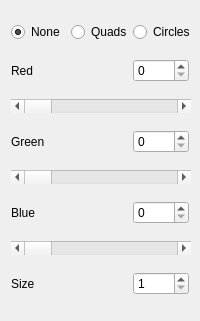
              <widget class="QWidget" name="page_3">
               <property name="geometry">
                <rect>
                 <x>0</x>
                 <y>0</y>
                 <width>200</width>
                 <height>321</height>
                </rect>
               </property>
               <property name="minimumSize">
                <size>
                 <width>200</width>
                 <height>0</height>
                </size>
               </property>
               <property name="maximumSize">
                <size>
                 <width>200</width>
                 <height>16777215</height>
                </size>
               </property>
               <attribute name="label">
                <string>Vertexes</string>
               </attribute>
               <layout class="QGridLayout" name="gridLayout_9">
                <item row="0" column="1">
                 <widget class="QRadioButton" name="radioButton_quads">
                  <property name="styleSheet">
                   <string notr="true"/>
                  </property>
                  <property name="text">
                   <string>Quads</string>
                  </property>
                  <property name="checked">
                   <bool>false</bool>
                  </property>
                 </widget>
                </item>
                <item row="4" column="0" colspan="3">
                 <widget class="QScrollBar" name="horizontalScrollBar_vertexes_G">
                  <property name="minimumSize">
                   <size>
                    <width>180</width>
                    <height>0</height>
                   </size>
                  </property>
                  <property name="maximumSize">
                   <size>
                    <width>180</width>
                    <height>16777215</height>
                   </size>
                  </property>
                  <property name="minimum">
                   <number>0</number>
                  </property>
                  <property name="maximum">
                   <number>255</number>
                  </property>
                  <property name="pageStep">
                   <number>1</number>
                  </property>
                  <property name="orientation">
                   <enum>Qt::Horizontal</enum>
                  </property>
                 </widget>
                </item>
                <item row="3" column="0">
                 <widget class="QLabel" name="label_30">
                  <property name="text">
                   <string>Green</string>
                  </property>
                 </widget>
                </item>
                <item row="0" column="0">
                 <widget class="QRadioButton" name="radioButton_norm">
                  <property name="text">
                   <string>None</string>
                  </property>
                  <property name="checked">
                   <bool>true</bool>
                  </property>
                 </widget>
                </item>
                <item row="1" column="0">
                 <widget class="QLabel" name="label_31">
                  <property name="text">
                   <string>Red</string>
                  </property>
                 </widget>
                </item>
                <item row="5" column="0">
                 <widget class="QLabel" name="label_32">
                  <property name="text">
                   <string>Blue</string>
                  </property>
                 </widget>
                </item>
                <item row="7" column="0">
                 <widget class="QLabel" name="label_49">
                  <property name="text">
                   <string>Size</string>
                  </property>
                 </widget>
                </item>
                <item row="6" column="0" colspan="3">
                 <widget class="QScrollBar" name="horizontalScrollBar_vertexes_B">
                  <property name="minimumSize">
                   <size>
                    <width>180</width>
                    <height>0</height>
                   </size>
                  </property>
                  <property name="maximumSize">
                   <size>
                    <width>180</width>
                    <height>16777215</height>
                   </size>
                  </property>
                  <property name="minimum">
                   <number>0</number>
                  </property>
                  <property name="maximum">
                   <number>255</number>
                  </property>
                  <property name="pageStep">
                   <number>1</number>
                  </property>
                  <property name="orientation">
                   <enum>Qt::Horizontal</enum>
                  </property>
                 </widget>
                </item>
                <item row="0" column="2">
                 <widget class="QRadioButton" name="radioButton_circles">
                  <property name="text">
                   <string>Circles</string>
                  </property>
                  <property name="checked">
                   <bool>false</bool>
                  </property>
                 </widget>
                </item>
                <item row="2" column="0" colspan="3">
                 <widget class="QScrollBar" name="horizontalScrollBar_vertexes_R">
                  <property name="minimumSize">
                   <size>
                    <width>180</width>
                    <height>0</height>
                   </size>
                  </property>
                  <property name="maximumSize">
                   <size>
                    <width>180</width>
                    <height>16777215</height>
                   </size>
                  </property>
                  <property name="minimum">
                   <number>0</number>
                  </property>
                  <property name="maximum">
                   <number>255</number>
                  </property>
                  <property name="pageStep">
                   <number>1</number>
                  </property>
                  <property name="orientation">
                   <enum>Qt::Horizontal</enum>
                  </property>
                 </widget>
                </item>
                <item row="1" column="2">
                 <widget class="QSpinBox" name="spinBox_vertexes_R">
                  <property name="maximum">
                   <number>255</number>
                  </property>
                 </widget>
                </item>
                <item row="3" column="2">
                 <widget class="QSpinBox" name="spinBox_vertexes_G">
                  <property name="maximum">
                   <number>255</number>
                  </property>
                 </widget>
                </item>
                <item row="5" column="2">
                 <widget class="QSpinBox" name="spinBox_vertexes_B">
                  <property name="maximum">
                   <number>255</number>
                  </property>
                 </widget>
                </item>
                <item row="7" column="2">
                 <widget class="QSpinBox" name="spinBox_vertexes_size">
                  <property name="minimum">
                   <number>1</number>
                  </property>
                  <property name="maximum">
                   <number>50</number>
                  </property>
                 </widget>
                </item>
               </layout>
              </widget>
